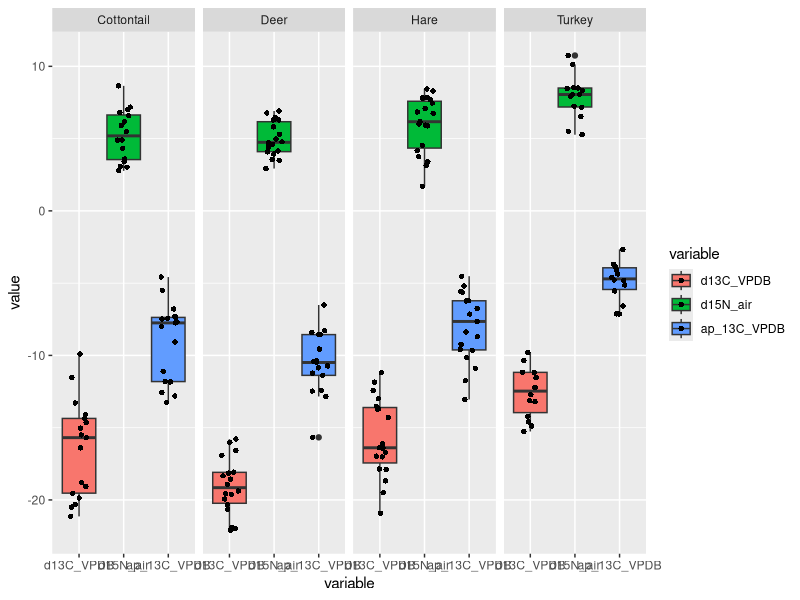
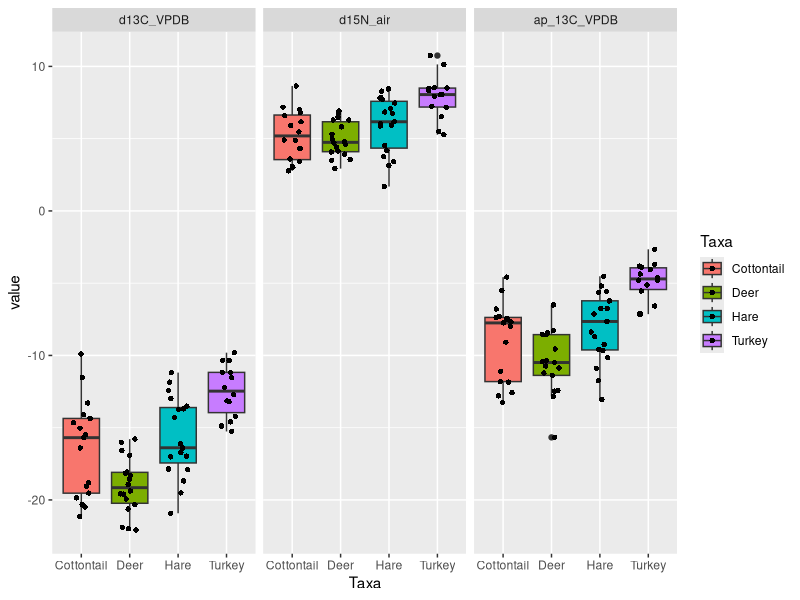
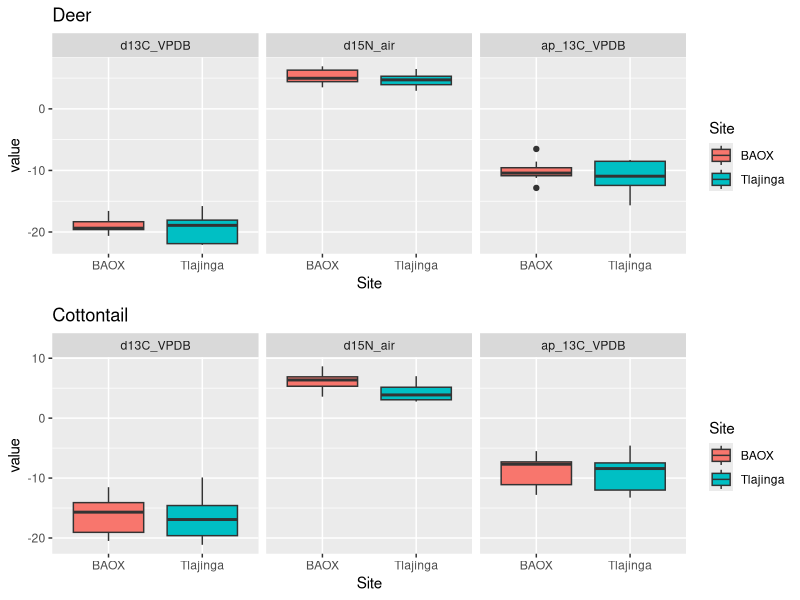
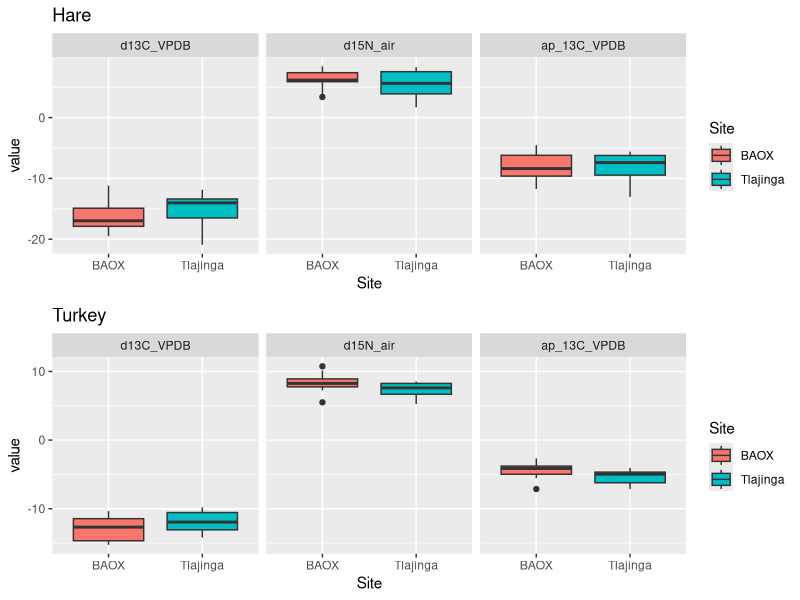
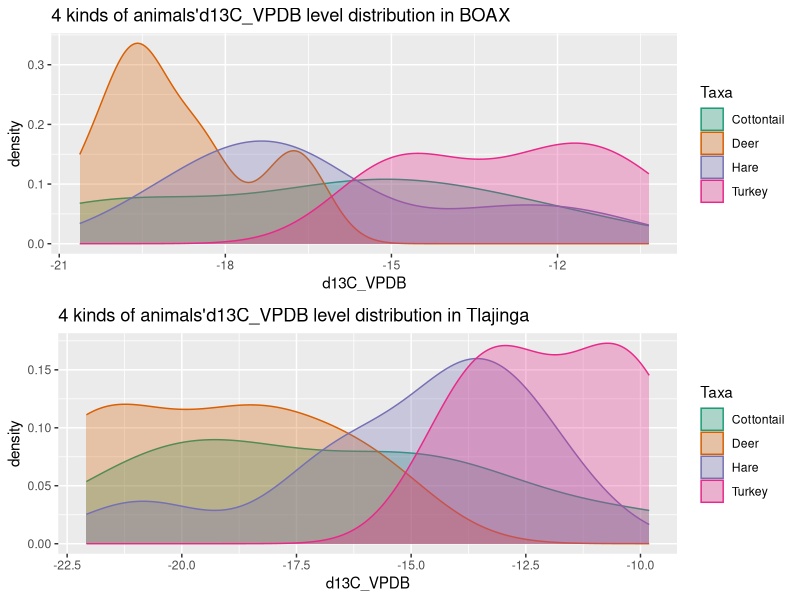
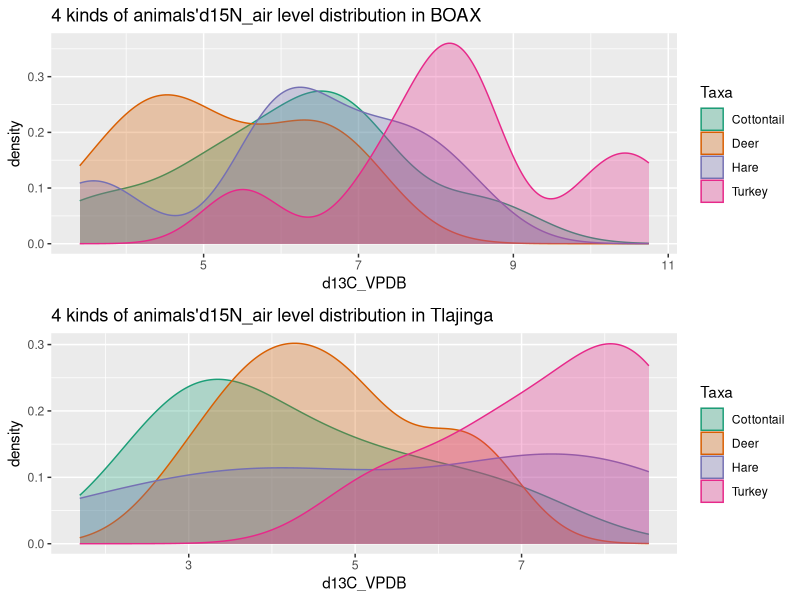
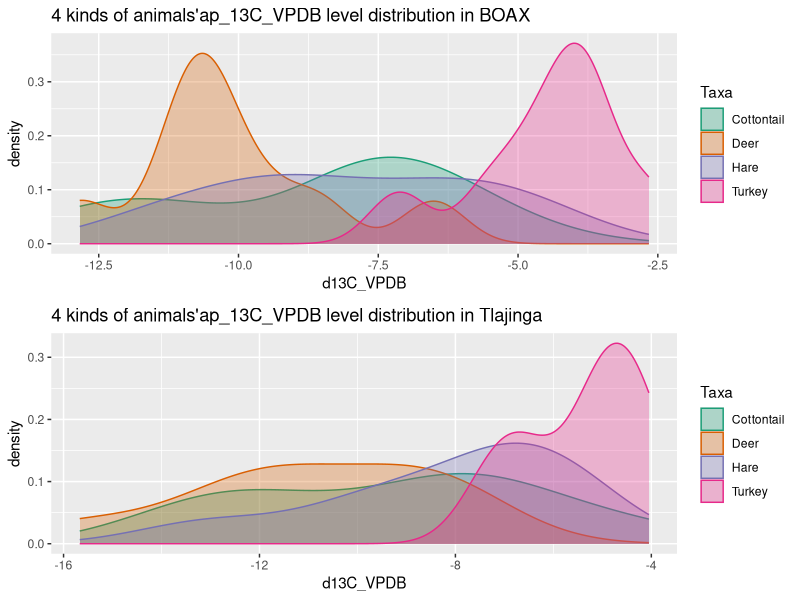
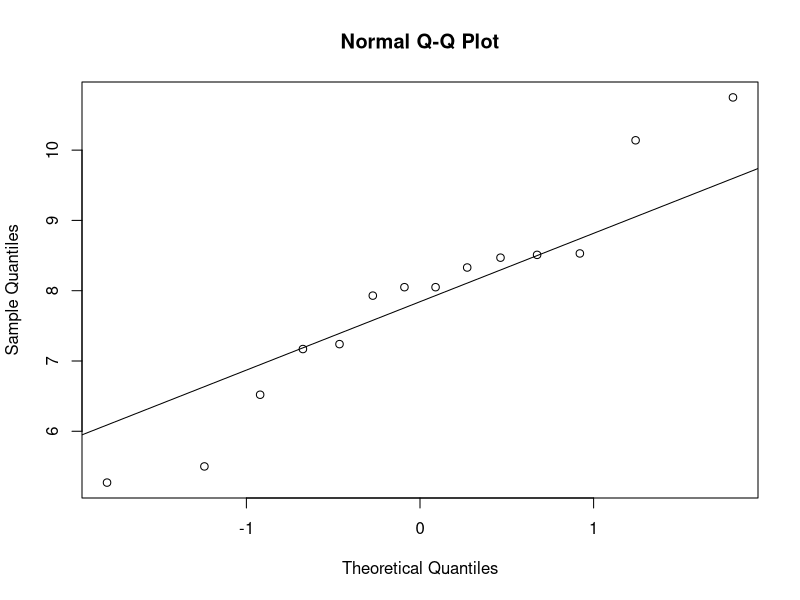

The R source for these figures, in order:
## ---- chunk 1
knitr::opts_chunk$set(echo = TRUE)
library(ggplot2)
library(openxlsx)
library(reshape2)
library(dplyr)
library(tidyr)
library("formattable")
library(stats)

## ---- chunk 2
#read data
data<-read.xlsx("for_stats_peeps.xlsx")
data<-data[,-2:-6]
data<-data[,-4]
removedata<-c("MC381","MC389","MC393","MC76")
#data <- na.omit(data)
i<-1
for(i in i:4) data<-subset(data,data$ID!=removedata[i])

## ---- chunk 3
#tidy data
data2<-data[,2:8]
data2<-data2[,-3]
data2<-data2[,-5]
aggdata<-melt(data2,id=(c("Taxa","Site")))

## ---- chunk 4
summ <- aggdata %>%                              
  group_by(Taxa,Site,variable) %>% 
  na.omit(aggdata) %>%
  summarize(min = min(value),
            median = median(value),
            mean = mean(value),
            max = max(value),
            sd = sd(value),
            count=n())
#formattable(summ)

## ---- chunk 5
ggplot(data = aggdata, aes(x=variable,y=value, fill=variable)) + 
  geom_boxplot()+
  geom_jitter(shape=16, position=position_jitter(0.2))+
  facet_wrap(~Taxa,nrow = 1)
## ---- chunk 6
ggplot(data = aggdata, aes(x=Taxa,y=value, fill=Taxa)) + 
  geom_boxplot()+
  geom_jitter(shape=16, position=position_jitter(0.2))+
  facet_wrap(~variable,nrow = 1)
## ---- chunk 7
data_deer<-aggdata[which(aggdata$Taxa=="Deer"),]
data_Cottontail<-aggdata[which(aggdata$Taxa=="Cottontail"),]
data_Hare<-aggdata[which(aggdata$Taxa=="Hare"),]
data_Turkey<-aggdata[which(aggdata$Taxa=="Turkey"),]

deer1<-ggplot(data = data_deer, aes(x=variable,y=value, fill=variable)) + 
  geom_boxplot()+
  #geom_jitter(shape=16, position=position_jitter(0.2))+
  labs(title = 'Deer')+
  facet_wrap(~Site,nrow = 1)

deer2<-ggplot(data = data_deer, aes(x=Site,y=value, fill=Site)) + 
  geom_boxplot()+
  #geom_jitter(shape=16, position=position_jitter(0.2))+
  labs(title = 'Deer')+
  facet_wrap(~variable,nrow = 1)



cot1<-ggplot(data = data_Cottontail, aes(x=variable,y=value, fill=variable)) + 
  geom_boxplot()+
  #geom_jitter(shape=16, position=position_jitter(0.2))+
  labs(title = 'Cottontail')+
  facet_wrap(~Site,nrow = 1)

cot2<-ggplot(data = data_Cottontail, aes(x=Site,y=value, fill=Site)) + 
  geom_boxplot()+
  #geom_jitter(shape=16, position=position_jitter(0.2))+
  labs(title = 'Cottontail')+
  facet_wrap(~variable,nrow = 1)


hare1<-ggplot(data = data_Hare, aes(x=variable,y=value, fill=variable)) + 
  geom_boxplot()+
  #geom_jitter(shape=16, position=position_jitter(0.2))+
  labs(title = 'Hare')+
  facet_wrap(~Site,nrow = 1)

hare2<-ggplot(data = data_Hare, aes(x=Site,y=value, fill=Site)) + 
  geom_boxplot()+
  #geom_jitter(shape=16, position=position_jitter(0.2))+
  labs(title = 'Hare')+
  facet_wrap(~variable,nrow = 1)

turkey1<-ggplot(data = data_Turkey, aes(x=variable,y=value, fill=variable)) + 
  geom_boxplot()+
  #geom_jitter(shape=16, position=position_jitter(0.2))+
  labs(title = 'Turkey')+
  facet_wrap(~Site,nrow = 1)

turkey2<-ggplot(data = data_Turkey, aes(x=Site,y=value, fill=Site)) + 
  geom_boxplot()+
  #geom_jitter(shape=16, position=position_jitter(0.2))+
  labs(title = 'Turkey')+
  facet_wrap(~variable,nrow = 1)

## ---- chunk 8

#gridExtra::grid.arrange(deer1,cot1,nrow=2,ncol=1)
#gridExtra::grid.arrange(hare1,turkey1,nrow=2,ncol=1)

gridExtra::grid.arrange(deer2,cot2,nrow=2,ncol=1)
gridExtra::grid.arrange(hare2,turkey2,nrow=2,ncol=1)

## ---- chunk 9
mean(filter(aggdata,Taxa=="Hare" & Site=="BAOX" & variable=="d15N_air")$value)
sd(filter(aggdata,Taxa=="Hare" & Site=="BAOX" & variable=="d15N_air")$value)
## ---- chunk 10
# check the d13C_VPDB
aggdata1 <- filter(aggdata, variable== "d13C_VPDB" & Site == "BAOX")
ggplot1 <- ggplot(aggdata1, aes(value, colour = Taxa,fill=Taxa)) + geom_density(alpha = 0.3) +
  scale_fill_brewer(palette="Dark2") +
  scale_color_brewer(palette="Dark2") +
  labs(x = "d13C_VPDB", y = "density", title = "4 kinds of animals'd13C_VPDB level distribution in BOAX")


aggdata2 <- filter(aggdata, variable== "d13C_VPDB" & Site == "Tlajinga")
ggplot2 <- ggplot(aggdata2, aes(value, colour = Taxa,fill=Taxa)) + geom_density(alpha = 0.3) +
  scale_fill_brewer(palette="Dark2") +
  scale_color_brewer(palette="Dark2") +
  labs(x = "d13C_VPDB", y = "density", title = "4 kinds of animals'd13C_VPDB level distribution in Tlajinga")

gridExtra::grid.arrange(ggplot1, ggplot2)
## ---- chunk 11
# check the d15N_air
aggdata3 <- filter(aggdata, variable== "d15N_air" & Site == "BAOX")
ggplot3 <- ggplot(aggdata3, aes(value, colour = Taxa,fill=Taxa)) + geom_density(alpha = 0.3) +
  scale_fill_brewer(palette="Dark2") +
  scale_color_brewer(palette="Dark2") +
  labs(x = "d13C_VPDB", y = "density", title = "4 kinds of animals'd15N_air level distribution in BOAX")


aggdata4 <- filter(aggdata, variable== "d15N_air" & Site == "Tlajinga")
ggplot4 <- ggplot(aggdata4, aes(value, colour = Taxa,fill=Taxa)) + geom_density(alpha = 0.3) +
  scale_fill_brewer(palette="Dark2") +
  scale_color_brewer(palette="Dark2") +
  labs(x = "d13C_VPDB", y = "density", title = "4 kinds of animals'd15N_air level distribution in Tlajinga")

gridExtra::grid.arrange(ggplot3, ggplot4)
## ---- chunk 12
# check the ap_13C_VPDB
aggdata5 <- filter(aggdata, variable== "ap_13C_VPDB" & Site == "BAOX")
ggplot5 <- ggplot(aggdata5, aes(value, colour = Taxa,fill=Taxa)) + geom_density(alpha = 0.3) +
  scale_fill_brewer(palette="Dark2") +
  scale_color_brewer(palette="Dark2") +
  labs(x = "d13C_VPDB", y = "density", title = "4 kinds of animals'ap_13C_VPDB level distribution in BOAX")


aggdata6 <- filter(aggdata, variable== "ap_13C_VPDB" & Site == "Tlajinga")
ggplot6 <- ggplot(aggdata6, aes(value, colour = Taxa,fill=Taxa)) + geom_density(alpha = 0.3) +
  scale_fill_brewer(palette="Dark2") +
  scale_color_brewer(palette="Dark2") +
  labs(x = "d13C_VPDB", y = "density", title = "4 kinds of animals'ap_13C_VPDB level distribution in Tlajinga")

gridExtra::grid.arrange(ggplot5, ggplot6)
## ---- chunk 13
qqnorm(aggdata[aggdata$Taxa=="Turkey"&aggdata$variable=="d15N_air",]$value)
qqline(aggdata[aggdata$Taxa=="Turkey"&aggdata$variable=="d15N_air",]$value)
## ---- chunk 14
data_deer_dc<-data_deer[which(data_deer$variable=="d13C_VPDB"),]
wilcox.test(value~Site,data=data_deer_dc)

data_deer_apc<-data_deer[which(data_deer$variable=="ap_13C_VPDB"),] %>% na.omit(data_deer)
wilcox.test(value~Site,data=data_deer_apc)

data_deer_n<-data_deer[which(data_deer$variable=="d15N_air"),]
wilcox.test(value~Site,data=data_deer_n)
## ---- chunk 15
data_cott_dc<-data_Cottontail[which(data_Cottontail$variable=="d13C_VPDB"),]
wilcox.test(value~Site,data=data_cott_dc)

data_cott_apc<-data_Cottontail[which(data_Cottontail$variable=="ap_13C_VPDB"),] 
wilcox.test(value~Site,data=data_cott_apc)

data_cott_n<-data_Cottontail[which(data_Cottontail$variable=="d15N_air"),]%>% na.omit(data_Cottontail)
wilcox.test(value~Site,data=data_cott_n)
## ---- chunk 16
data_hare_dc<-data_Hare[which(data_Hare$variable=="d13C_VPDB"),]
wilcox.test(value~Site,data=data_hare_dc)

data_hare_apc<-data_Hare[which(data_Hare$variable=="ap_13C_VPDB"),] 
wilcox.test(value~Site,data=data_hare_apc)

data_hare_n<-data_Hare[which(data_Hare$variable=="d15N_air"),]
wilcox.test(value~Site,data=data_hare_n)
## ---- chunk 17
data_turkey_dc<-data_Turkey[which(data_Turkey$variable=="d13C_VPDB"),]
wilcox.test(value~Site,data=data_turkey_dc)

data_turkey_apc<-data_Turkey[which(data_Turkey$variable=="ap_13C_VPDB"),] 
wilcox.test(value~Site,data=data_turkey_apc)

data_turkey_n<-data_Turkey[which(data_Turkey$variable=="d15N_air"),]
wilcox.test(value~Site,data=data_turkey_n)
## ---- chunk 18
#waining mean:
#  The impact of ties means the Wilcoxon rank sum distribution cannot be used to calculate exact p-values. If ties occur in our data and we have fewer than 50 observations, the wilcox.test function returns a normal approximated p-value along with a warning message that says “cannot compute exact p-value with ties”.


#Since this p-value is not less than 0.05, we fail to reject the null hypothesis. 


# Mann-Whitney U Test for Cottontail.

# W=52, p-value= 0.03792

# we can reject the null hypothesis:
# two sites animals are the same
## ---- chunk 19
mann <- subset(aggdata,select = -Site) %>%                         
  group_by(Taxa,variable) %>% 
  na.omit(aggdata) %>%
  summarize(rank = rank(value))
mann<- aggdata %>%                              
  group_by(Taxa,variable) %>% 
  na.omit(aggdata) %>%
  cbind(rank=mann$rank)
#formattable(mann)

mann_cott_n<-mann[which(mann$variable=="d15N_air" & mann$Taxa=="Cottontail"),]
setA<-mann_cott_n[mann_cott_n$Site=="BAOX",]
setB<-mann_cott_n[mann_cott_n$Site=="Tlajinga",]
n1<-length(setA$Taxa)
n2<-length(setA$Taxa)
R1<-sum(setA$rank)
R2<-sum(setB$rank)
U1<-n1*n2+n1*(n1+1)/2-R1
U2<-n1*n2+n2*(n2+1)/2-R2
#min(U1,U2)

## ---- chunk 20
# Assumption
# H0 : v1  = v2
# Ha : v1 != v2
## ---- chunk 21
# "d13C_VPDB" level in turkey groups
test.turkey.d13C <- filter(aggdata, Taxa == "Turkey" & variable== "d13C_VPDB")
with(test.turkey.d13C, shapiro.test(value[Site == "BAOX"])) # p = 0.4606
with(test.turkey.d13C, shapiro.test(value[Site == "Tlajinga"])) # p = 0.7027

# From the output, the two p-values are greater than the significance level 0.05 implying that the distribution of the data are not significantly different from the normal distribution. In other words, we can assume the normality.

t.test(value ~ Site, data = test.turkey.d13C, var.equal = TRUE)
# p = 0.3323
# Not reject!
## ---- chunk 22
# "d13C_VPDB" level in Cottontail groups
test.Cottontail.d13C <- filter(aggdata, Taxa == "Cottontail" & variable== "d13C_VPDB")
with(test.Cottontail.d13C, shapiro.test(value[Site == "BAOX"])) # p = 0.5969
with(test.Cottontail.d13C, shapiro.test(value[Site == "Tlajinga"])) # p = 0.3941

# From the output, the two p-values are greater than the significance level 0.05 implying that the distribution of the data are not significantly different from the normal distribution. In other words, we can assume the normality.
t.test(value ~ Site, data = test.Cottontail.d13C, var.equal = TRUE)
# p = 0.8162
# Not reject!
## ---- chunk 23
# "d13C_VPDB" level in Deer groups
test.Deer.d13C <- filter(aggdata, Taxa == "Deer" & variable== "d13C_VPDB")
with(test.Deer.d13C, shapiro.test(value[Site == "BAOX"])) # p = 0.3914
with(test.Deer.d13C, shapiro.test(value[Site == "Tlajinga"])) # p = 0.2177

# From the output, the two p-values are greater than the significance level 0.05 implying that the distribution of the data are not significantly different from the normal distribution. In other words, we can assume the normality.
t.test(value ~ Site, data = test.Deer.d13C, var.equal = TRUE)
# p = 0.6657
# Not reject!
## ---- chunk 24
# "d13C_VPDB" level in Hare groups
test.Hare.d13C <- filter(aggdata, Taxa == "Hare" & variable== "d13C_VPDB")
with(test.Hare.d13C, shapiro.test(value[Site == "BAOX"])) # p = 0.2707
with(test.Hare.d13C, shapiro.test(value[Site == "Tlajinga"])) # p = 0.2447

# From the output, the two p-values are greater than the significance level 0.05 implying that the distribution of the data are not significantly different from the normal distribution. In other words, we can assume the normality.

t.test(value ~ Site, data = test.Hare.d13C, var.equal = TRUE)
# p = 0.3999
# Not reject!
## ---- chunk 25
# "d15N_air" level in turkey groups
test.turkey.d15N <- filter(aggdata, Taxa == "Turkey" & variable== "d15N_air")
with(test.turkey.d15N, shapiro.test(value[Site == "BAOX"])) # p = 0.7717
with(test.turkey.d15N, shapiro.test(value[Site == "Tlajinga"])) # p = 0.4532

# From the output, the two p-values are greater than the significance level 0.05 implying that the distribution of the data are not significantly different from the normal distribution. In other words, we can assume the normality.

t.test(value ~ Site, data = test.turkey.d15N, var.equal = TRUE)
# p = 0.2313
# Not reject!
## ---- chunk 26
# "d15N_air" level in Cottontail groups
test.Cottontail.d15N <- filter(aggdata, Taxa == "Cottontail" & variable== "d15N_air")
with(test.Cottontail.d15N, shapiro.test(value[Site == "BAOX"])) # p = 0.09437
with(test.Cottontail.d15N, shapiro.test(value[Site == "Tlajinga"])) # p = 0.2703

# From the output, the two p-values are greater than the significance level 0.05 implying that the distribution of the data are not significantly different from the normal distribution. In other words, we can assume the normality.
t.test(value ~ Site, data = test.Cottontail.d15N, var.equal = TRUE)
# p = 0.0321 < 0.05
# Reject!
## ---- chunk 27
# "d15N_air" level in Deer groups
test.Deer.d15N <- filter(aggdata, Taxa == "Deer" & variable== "d15N_air")
with(test.Deer.d15N, shapiro.test(value[Site == "BAOX"])) # p = 0.5592
with(test.Deer.d15N, shapiro.test(value[Site == "Tlajinga"])) # p = 0.7696

# From the output, the two p-values are greater than the significance level 0.05 implying that the distribution of the data are not significantly different from the normal distribution. In other words, we can assume the normality.
t.test(value ~ Site, data = test.Deer.d15N, var.equal = TRUE)
# p = 0.3106
# Not reject!
## ---- chunk 28
# "d15N_air" level in Hare groups
test.Hare.d15N <- filter(aggdata, Taxa == "Hare" & variable== "d15N_air")
with(test.Hare.d15N, shapiro.test(value[Site == "BAOX"])) # p = 0.3232
with(test.Hare.d15N, shapiro.test(value[Site == "Tlajinga"])) # p = 0.4432

# From the output, the two p-values are greater than the significance level 0.05 implying that the distribution of the data are not significantly different from the normal distribution. In other words, we can assume the normality.

t.test(value ~ Site, data = test.Hare.d15N, var.equal = TRUE)
# p = 0.4013
# Not reject!
## ---- chunk 29
# "ap_13C_VPDB" level in turkey groups
test.turkey.ap13C <- filter(aggdata, Taxa == "Turkey" & variable== "ap_13C_VPDB")
with(test.turkey.ap13C, shapiro.test(value[Site == "BAOX"])) # p = 0.5876
with(test.turkey.ap13C, shapiro.test(value[Site == "Tlajinga"])) # p = 0.3992

# From the output, the two p-values are greater than the significance level 0.05 implying that the distribution of the data are not significantly different from the normal distribution. In other words, we can assume the normality.

t.test(value ~ Site, data = test.turkey.ap13C, var.equal = TRUE)
# p = 0.2241
# Not reject!
## ---- chunk 30
# "ap_13C_VPDB" level in Cottontail groups
test.Cottontail.ap13C <- filter(aggdata, Taxa == "Cottontail" & variable== "ap_13C_VPDB")
with(test.Cottontail.ap13C, shapiro.test(value[Site == "BAOX"])) # p = 0.1675
with(test.Cottontail.ap13C, shapiro.test(value[Site == "Tlajinga"])) # p = 0.4795

# From the output, the two p-values are greater than the significance level 0.05 implying that the distribution of the data are not significantly different from the normal distribution. In other words, we can assume the normality.
t.test(value ~ Site, data = test.Cottontail.ap13C, var.equal = TRUE)
# p = 0.6955
# Reject!
## ---- chunk 31
# "ap_13C_VPDB" level in Deer groups
test.Deer.ap13C <- filter(aggdata, Taxa == "Deer" & variable== "ap_13C_VPDB")
with(test.Deer.ap13C, shapiro.test(value[Site == "BAOX"])) # p = 0.54
with(test.Deer.ap13C, shapiro.test(value[Site == "Tlajinga"])) # p = 0.3121

# From the output, the two p-values are greater than the significance level 0.05 implying that the distribution of the data are not significantly different from the normal distribution. In other words, we can assume the normality.
t.test(value ~ Site, data = test.Deer.ap13C, var.equal = TRUE)
# p = 0.4406
# Not reject!
## ---- chunk 32
# "ap_13C_VPDB" level in Hare groups
test.Hare.ap13C <- filter(aggdata, Taxa == "Hare" & variable== "ap_13C_VPDB")
with(test.Hare.ap13C, shapiro.test(value[Site == "BAOX"])) # p = 0.7399
with(test.Hare.ap13C, shapiro.test(value[Site == "Tlajinga"])) # p = 0.2754

# From the output, the two p-values are greater than the significance level 0.05 implying that the distribution of the data are not significantly different from the normal distribution. In other words, we can assume the normality.

t.test(value ~ Site, data = test.Hare.ap13C, var.equal = TRUE)
# p = 0.8815
# Not reject!
